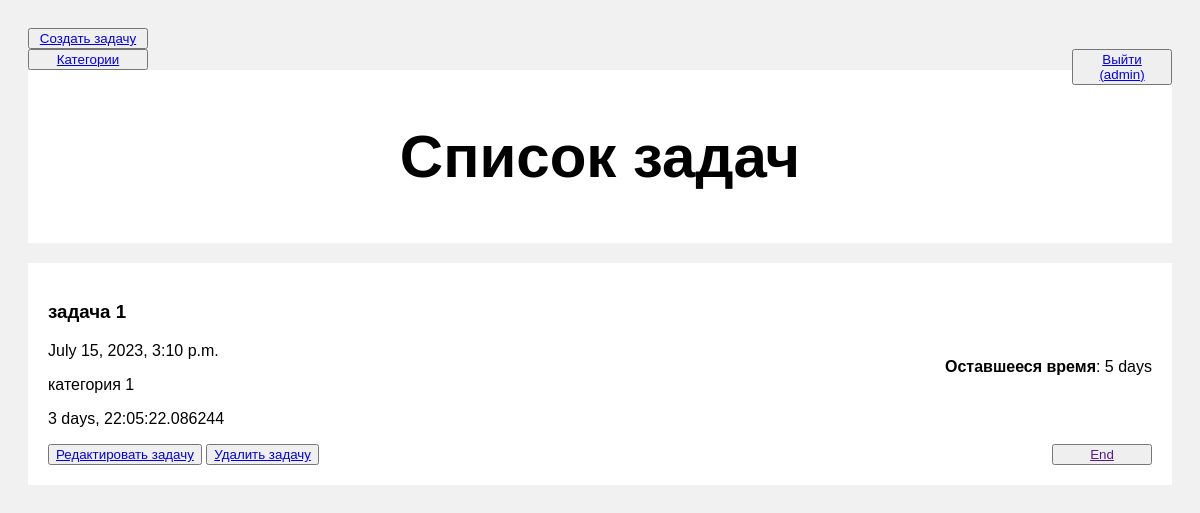
The app's page / (signed in) with its own data.
### core/models.py (models this page shows)
class Account(AbstractUser):
    telegram_nickname = models.CharField(max_length=50)
    class Meta:
        verbose_name_plural = 'Accounts'

### tasks/models.py (models this page shows, shortened)
class Task(models.Model):
    text = models.CharField(max_length=70, validators=[MinLengthValidator(limit_value=5, message='От 5 символов')])
    description = models.CharField(max_length=300, blank=True)
    deadline = models.DateTimeField('deadline', blank=True, null=True)
    account = models.ForeignKey('core.Account', on_delete=models.CASCADE, null=True)
    category = models.ForeignKey('TaskCategory', on_delete=models.PROTECT, null=True)
    @property
    def started(self):
        for tk in self.timekeepers.all():
            if tk.started:
                return True
        return False
    @property
    def spent_time(self):
        counter = datetime.timedelta(0)
        for tk in self.timekeepers.all():
            counter += tk.spent_time
        return counter

class TaskCategory(models.Model):
    name = models.CharField(max_length=15)
    description = models.CharField(max_length=150, blank=True)
    account = models.ForeignKey('core.Account', on_delete=models.CASCADE, null=True)
    class Meta:
        verbose_name_plural = 'Categories'

class TimeKeeper(models.Model):
    task = models.ForeignKey('Task', on_delete=models.CASCADE, null=True, related_name='timekeepers')
    start = models.DateTimeField('start', blank=False, null=False)
    end = models.DateTimeField('end', blank=True, null=True)
    class Meta:
        verbose_name_plural = 'Timekeeper'
    @property
    def started(self):
        return self.start is not None and self.end is None
    @property
    def spent_time(self):
        if self.end is None:
            return timezone.now() - self.start
        return self.end - self.start

### tasks/views.py (the view)
# urls.py: path('', views.Index.as_view(), name='index'),
class Index(LoginRequiredMixin, ListView):
    model = Task
    template_name = 'index.html'
    context_object_name = 'tasks'
    extra_context = {'title': 'Главная страница'}
    login_url = '/login'
    def get_queryset(self):
        if not self.request.user:
            return HttpResponse('Ошибка доступа!', status=401)
        return self.model.objects.filter(account=self.request.user.id)

### templates/index.html (shortened to what this page needs)
<!DOCTYPE html>
<html>
<head>
</head>
<body>
<button class='left-btn'><a href='/create_task'>Создать задачу</a></button><br>
<button class='left-btn'><a href='/categories'>Категории</a></button>
{% if user.is_authenticated %}
<button class='right-btn'><a href='/logout'>Выйти ({{ user.username }})</a></button>
{% else %}
<button class='right-btn'><a href='/login'>Войти</a></button><br>
<button class='right-btn'><a href='/registration'>Регистрация</a></button><br>
{% endif %}
<div class="header">
  <h2>Список задач</h2>
</div>
<div class="row">
  <div class="leftcolumn">
    {% for task in tasks reversed %}
      <div class="card">
        <h3>{{task.text}}</h3>
        <p style='float: right'><b>Оставшееся время</b>: {{ task.deadline|timeuntil }}</p>
        <p>{{task.deadline}}</p>
        <p>{{task.category.name}}</p>
        <p>{{task.spent_time}}</p>
        <button><a href='{% url "edit_task" task.id %}'>Редактировать задачу</a></button>
          <button><a href='{% url "delete_task" task.id %}'
           onclick='if (confirm("Удалить")) {return true;} else {event.stopPropagation(); event.preventDefault();}'
        >Удалить задачу</a></button>
        {% if  task.started %}
        <button class='right-btn'><a href=''>End</a></button>
        {% else %}
        <button class='right-btn'><a href='{% url "start_task" task.id %}'>Start</a></button>
        {% endif %}
      </div>
    {% endfor %}
  </div>
</div>
</body>
</html>

### templates/index.html (style rules this page uses)
* { box-sizing: border-box; }
body { font-family: Arial; padding: 20px; background: #f1f1f1; }
.header { padding: 2px; font-size: 40px; text-align: center; background: white; }
.leftcolumn { float: left; width: 100%; }
.card { background-color: white; padding: 20px; margin-top: 20px; }
.row:after { content: ""; display: table; clear: both; }
.right-btn { float: right; width: 100px; }
.left-btn { width: 120px; }

### records on screen
Account: username "admin"
Task: text "задача 1", deadline "5 days", deadline "July 15, 2023, 3:10 p.m.", category.name "категория 1", spent_time "3 days, 22:05:22.086244", shows "End"
